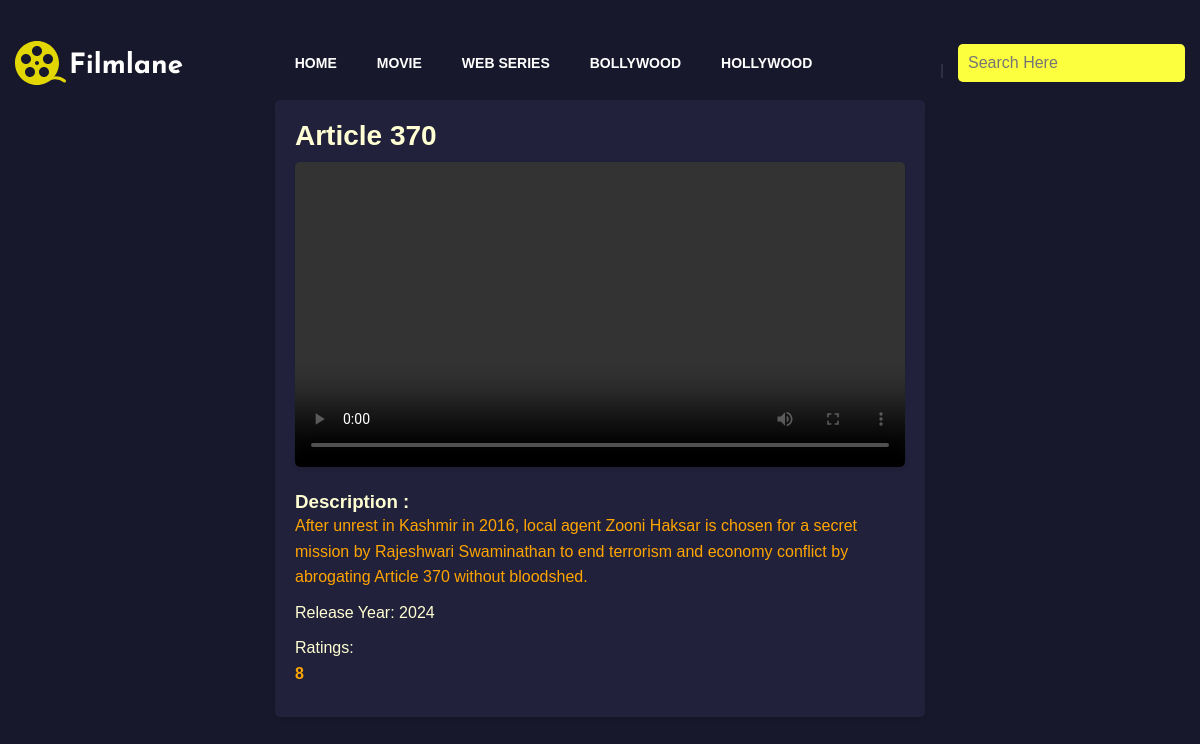
/video_view/1/, run on the app's committed database.
### movie/models.py (models this page shows)
class FilmDetails(models.Model):
    video_field = models.FileField(upload_to='static/media/AllFilms', max_length=500, editable=True)
    video_desc = models.TextField(max_length=500, editable=True)
    released_year = models.IntegerField(default=2024, editable=True)
    thumbnail=models.FileField(upload_to='static/media/AllFilms/thumbnails',default='thumbnails/tn.jpeg', editable=True)
    title=models.CharField(max_length=150,default='movie title', editable=True)
    ratings = models.IntegerField(default=0, editable=True)

### movie/views.py (the view)
# urls.py: path('video_view/<int:video_id>/', views.videoView, name="video_view"),
def videoView(request, video_id):
    varv = get_object_or_404(FilmDetails, pk=video_id)
    context = {
        'varv': varv,
    }
    return render(request, 'video_view.html', context)

### templates/video_view.html (shortened to what this page needs)
{% extends 'nav.html' %}
{% block video_view %}
<div class="vv_container" style="
    max-width: 650px;
    margin: 100px auto;
    padding: 20px;
    background-color: rgb(33, 33, 59);
    border-radius: 5px;
    box-shadow: 0 2px 5px rgba(0, 0, 0, 0.1);">
    <h1 class="vv_h1" style="font-size: 28px; margin-bottom: 10px; color: rgb(255, 255, 211)">
        {{ varv.title }}
    </h1>
    <video controls class="vv_video" style="
      width: 100%;
      max-height: 400px;
      margin-bottom: 20px;
      border-radius: 5px;
      box-shadow: 0 2px 5px rgba(0, 0, 0, 0.1);
    ">
        <source src="{{ varv.video_field.url }}" type="video/mp4" />
    </video>
    <h3 style="color: rgb(255, 255, 211)">Description :</h3>
    <p class="vv_p" style="color: #ffa500; font-size: 16px; line-height: 1.6; margin-bottom: 10px">
        {{ varv.video_desc }}
    </p>
    <p class="vv_p" style="font-size: 16px; line-height: 1.6; margin-bottom: 10px; color: rgb(255, 255, 211)">
        Release Year: {{ varv.released_year }}
    </p>
    <p class="vv_p" style="color: rgb(255, 255, 211); font-size: 16px; line-height: 1.6; margin-bottom: 10px">
        Ratings:<span class="rating" style="color: #ffa500; font-weight: bold">{{ varv.ratings }}</span>
    </p>
</div>
{% endblock video_view %}

### static/css/style.css (style rules this page uses)
:root { --rich-black-fogra-29: hsl(225, 25%, 9%); --rich-black-fogra-39: hsl(170, 21%, 5%); --raisin-black: hsl(228, 13%, 15%); --eerie-black: hsl(207, 19%, 11%); --light-gray: hsl(0, 3%, 80%); --gunmetal-1: hsl(229, 15%, 21%); --gunmetal-2: hsl(216, 22%, 18%); --gainsboro: hsl(0, 7%, 88%); --citrine: hsl(57, 97%, 45%); --xiketic: hsl(253, 21%, 13%); --gray-x: hsl(0, 0%, 74%); --white: hsl(0, 100%, 100%); --black: hsl(0, 0%, 0%); --jet: hsl(0, 0%, 20%); --ff-poppins: "Poppins", sans-serif; --fs-1: 36px; --fs-2: 32px; --fs-3: 30px; --fs-4: 24px; --fs-5: 20px; --fs-6: 18px; --fs-7: 16px; --fs-8: 15px; --fs-9: 14px; --fs-10: 13px; --fs-11: 12px; --fs-12: 11px; --fw-500: 500; --fw-700: 700; --transition-1: 0.15s ease; --transition-2: 0.25s ease-in; --section-padding: 100px; }
*, *::before, *::after { margin: 0; padding: 0; box-sizing: border-box; }
a, img, span, input, button, ion-icon { display: block; }
html { font-family: var(--ff-poppins); scroll-behavior: smooth; }
body { background: var(--eerie-black); }
@media (min-width: 550px) { :root { --fs-1: 42px; } }
@media (min-width: 768px) { :root { --fs-2: 36px; } }
@media (min-width: 1200px) { :root { --fs-1: 60px; --fs-4: 26px; } }
body { font-family: Arial, sans-serif; margin: 0; padding: 0; background-color: rgb(24, 24, 44); }
.vv_container { max-width: 650px; margin: 20px auto; padding: 20px; background-color: rgb(33, 33, 59); border-radius: 5px; box-shadow: 0 2px 5px rgba(0, 0, 0, 0.1); }
.vv_h1 { font-size: 28px; margin-bottom: 10px; color: rgb(255, 255, 211); }
.vv_video { width: 100%; max-height: 400px; margin-bottom: 20px; border-radius: 5px; box-shadow: 0 2px 5px rgba(0, 0, 0, 0.1); }
.vv_p { font-size: 16px; line-height: 1.6; margin-bottom: 10px; }
.rating { color: #ffa500; font-weight: bold; }

### data on the page
FilmDetails: title "Article 370", video_desc "After unrest in Kashmir in 2016, local agent Zooni Haksar is chosen for a secret mission by Rajeshwari Swaminathan to end terrorism and economy conflict by abrogating Article 370 without bloodshed.", released_year "2024", ratings "8"
